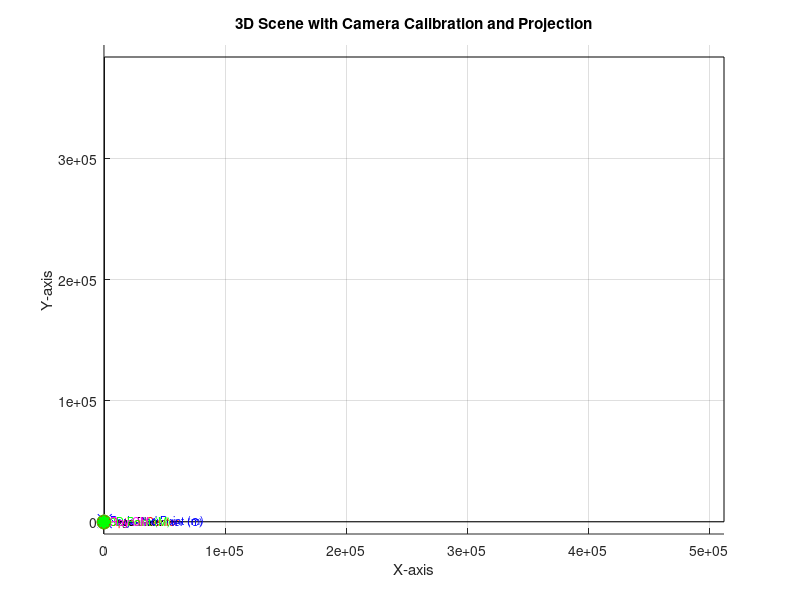
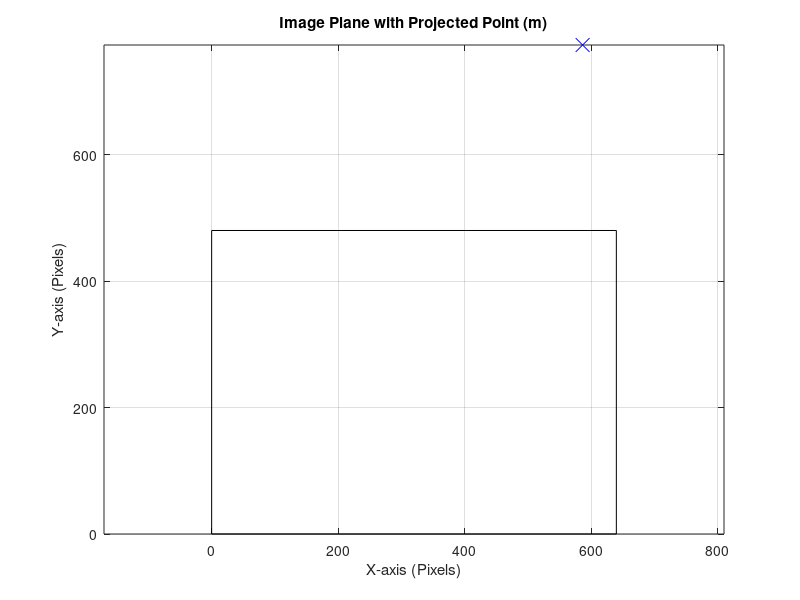

Write MATLAB code to recreate these figures, in order.
% Camera calibration matrix (K)
focal_length = 800; % in pixels
optical_center = [320, 240]; % in pixels

K = [focal_length, 0, optical_center(1);
     0, focal_length, optical_center(2);
     0, 0, 1];

% Camera center (C)
C = [0; 0; 0];

% 3D point coordinates (M)
M = [1; 2; 3];

% Compute pixel coordinates using perspective projection
m_homogeneous = K * [eye(3), -C] * [M; 1];
m_homogeneous = m_homogeneous ./ m_homogeneous(3); % Convert to inhomogeneous coordinates
m = m_homogeneous(1:2);

% Plotting the 3D scene
figure;
hold on;

% Plotting optical center
plot3(0, 0, 0, 'ro', 'MarkerSize', 10, 'MarkerFaceColor', 'r');
text(0, 0, 0, '  Optical Center', 'Color', 'r', 'FontSize', 8);

% Plotting 3D point (M)
plot3(M(1), M(2), M(3), 'go', 'MarkerSize', 10, 'MarkerFaceColor', 'g');
text(M(1), M(2), M(3), '  3D Point (M)', 'Color', 'g', 'FontSize', 8);

% Plotting camera center (C)
plot3(C(1), C(2), C(3), 'bo', 'MarkerSize', 10, 'MarkerFaceColor', 'b');
text(C(1), C(2), C(3), '  Camera Center (C)', 'Color', 'b', 'FontSize', 8);

% Plotting image plane
image_plane = [0, 0, 1;
               640, 0, 1;
               640, 480, 1;
               0, 480, 1;
               0, 0, 1];
image_plane_projected = K * image_plane';

plot3(image_plane_projected(1, :), image_plane_projected(2, :), image_plane_projected(3, :), 'k-');
text(optical_center(1) + 20, optical_center(2) + 20, 1, 'Image Plane', 'Color', 'k', 'FontSize', 8);

% Plotting ray CM
ray_CM = [C, M];
plot3(ray_CM(1, :), ray_CM(2, :), ray_CM(3, :), 'm--');
text(M(1), M(2), M(3), '  Ray CM', 'Color', 'm', 'FontSize', 8);

% Plotting projected point (m) on the image plane
plot(m(1), m(2), 'bx', 'MarkerSize', 10, 'MarkerFaceColor', 'b');
text(m(1), m(2), '  Projected Point (m)', 'Color', 'b', 'FontSize', 8);

hold off;
axis equal;
grid on;
xlabel('X-axis');
ylabel('Y-axis');
zlabel('Z-axis');
title('3D Scene with Camera Calibration and Projection');

% Display the image plane
figure;
plot(image_plane(:,1), image_plane(:,2), 'k-');
hold on;
plot(m(1), m(2), 'bx', 'MarkerSize', 10, 'MarkerFaceColor', 'b');
hold off;
axis equal;
grid on;
xlabel('X-axis (Pixels)');
ylabel('Y-axis (Pixels)');
title('Image Plane with Projected Point (m)');

